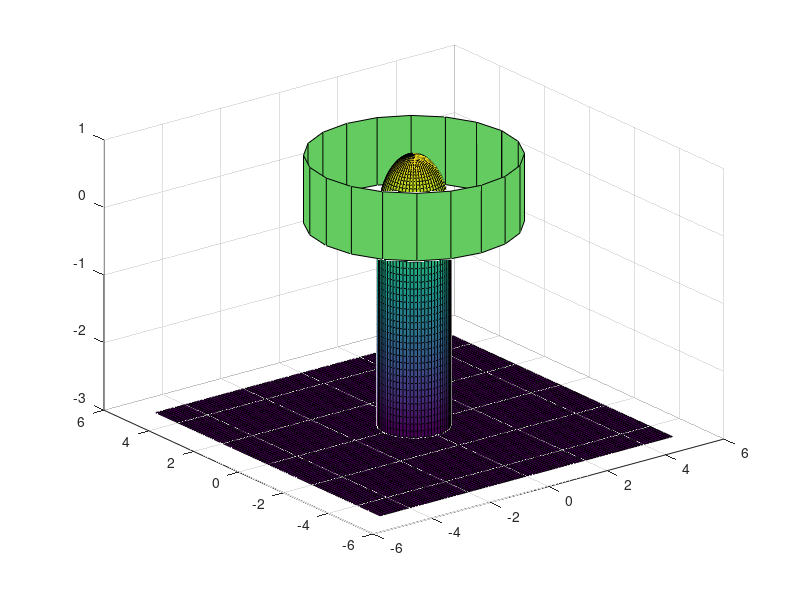

MATLAB code for this plot:
figure
%%%%%%%%%%%%%%%%%%%%%%%%
%%%%%%%%%%%%%%%%%%%%%%%%
% Lampara
%%%%%%%%%%%%%%%%%%%%%%%%
%%%%%%%%%%%%%%%%%%%%%%%%

[x,y,z]=cylinder(3);
surf(x,y,z);
hold on
[x,y]=meshgrid(0:0.1:2*pi);
[x,y]=meshgrid(0:0.1:2*pi,-3:0.1:0);
surf(sin(x),cos(x),y);
sphere(50);
[x,y]=meshgrid(-5:0.1:5,-5:0.1:5);
z=0*x+0*y;
surf(x,y,z-3);
print('lampara','-dpdf')
hold off
